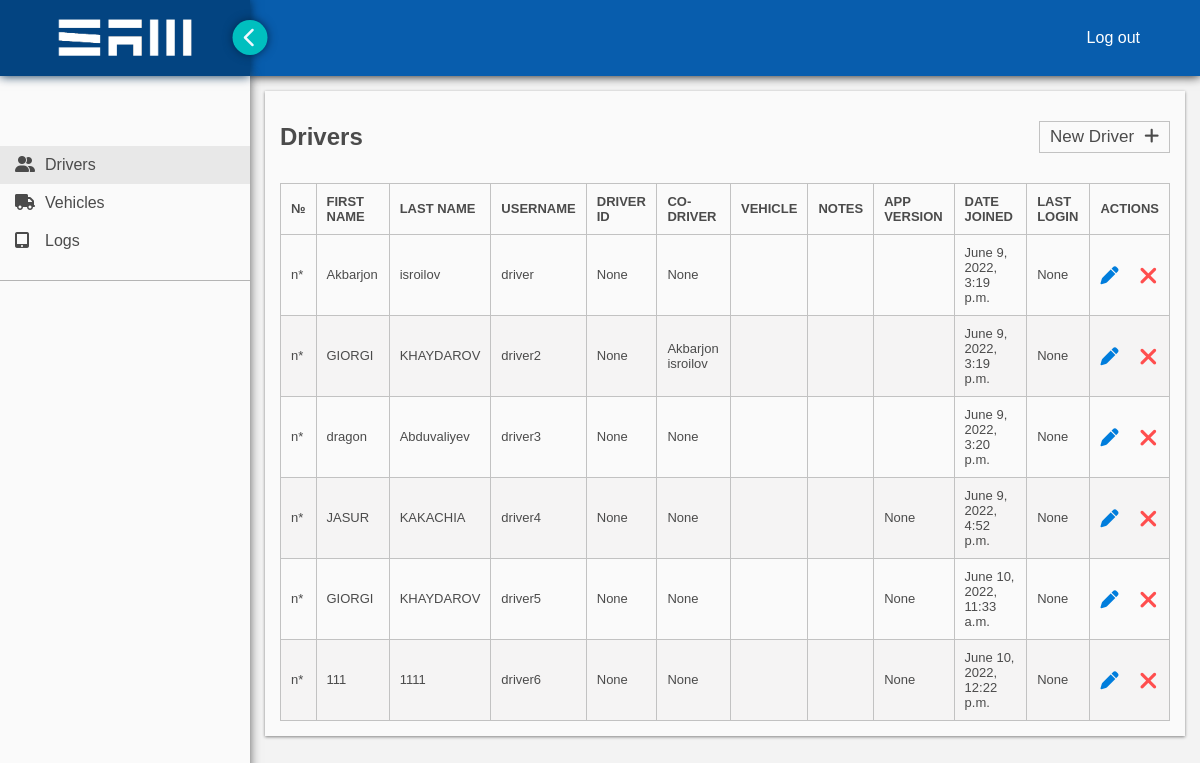
The page /drivers/ on the database as committed earlier.
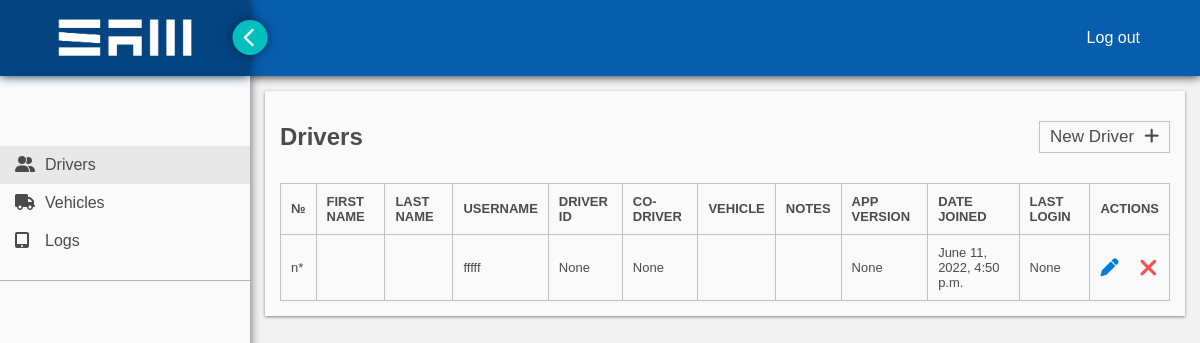
The same page on the database as committed later.
### sameld/models.py (models this page shows)
class Driver(models.Model):
    user = models.OneToOneField(User, null=True, on_delete=models.CASCADE)
    cdl_number = models.CharField(max_length=20, unique=True)
    cdl_state = models.CharField(max_length=2, choices=STATES, default='NY')
    vehicle = models.OneToOneField(Vehicle, blank=True, null=True, on_delete=models.SET_NULL)
    co_driver = models.OneToOneField('self', blank=True, null=True, on_delete=models.SET_NULL)
    company_user_id = models.CharField(max_length=15, blank=True, null=True)
    phone = models.CharField(max_length = 10, blank=True, null=True)
    app_version = models.CharField(max_length=5, blank=True, null=True)
    notes = models.CharField(max_length=255, blank=True)
    is_active = models.BooleanField(default=1)
    def __str__(self):
        return self.user.first_name + ' ' + self.user.last_name

### sameld/views.py (the view)
# urls.py: path('drivers/', views.drivers, name = 'drivers'),
def drivers(request):
    query = Driver.objects.all()
    context = {
        'drivers': query,
        'category': 'drivers',
    }
    return render(request, 'drivers.html', context)

### sameld/templates/drivers.html
{% extends 'main.html' %}{% load static %} {% block content %}
<link rel="stylesheet" href="{% static 'styles/drivers.css' %}" />
<div class="container">
  <div class="row">
    <h2>Drivers</h2>
    <a href="{% url 'new-driver'%}">New Driver<i class="fa-solid fa-plus"></i></a>
  </div>
  <table>
    <thead>
      <tr>
        <td>№</td>
        <td>first name</td>
        <td>last name</td>
        <td>username</td>
        <td>driver id</td>
        <td>co-driver</td>
        <td>vehicle</td>
        <td>notes</td>
        <td>app version</td>
        <td>date joined</td>
        <td>last login</td>
        <td>actions</td>
      </tr>
    </thead>
    <tbody>
      {% if drivers %} {% for driver in drivers %}
      <tr>
        <td>n*</td>
        <td>{{driver.user.first_name}}</td>
        <td>{{driver.user.last_name}}</td>
        <td>{{driver.user.username}}</td>
        <td>{{driver.company_user_id}}</td>
        <td>{{driver.co_driver}}</td>
        <td>{{driver.vehicle.unit_number}}</td>
        <td>{{driver.notes}}</td>
        <td>{{driver.app_version}}</td>
        <td>{{driver.user.date_joined}}</td>
        <td>{{driver.user.last_login}}</td>
        <td>
          <a href="{% url 'edit-driver' driver.user.id %}">
            <abbr title="Edit">
              <i class="fa-solid fa-pen"></i>
            </abbr>
          </a>
          <a href="">
            <abbr title="Deactivate">
              <i class="fa-solid fa-xmark"></i>
            </abbr>
          </a>
        </td>
      </tr>
      {% endfor %} {% else %}
      <tr>
        <td colspan="12">no records found</td>
      </tr>
      {% endif %}
    </tbody>
  </table>
</div>
{% endblock %}

### sameld/templates/main.html (shortened to what this page needs)
{% load static %}
<!DOCTYPE html>
<html lang="en">
  <head>
    <link rel="stylesheet" href="{% static 'styles/main.css' %}" />
    <link
      rel="stylesheet"
      href="https://cdnjs.cloudflare.com/ajax/libs/font-awesome/6.0.0-beta3/css/all.min.css"
    />
  </head>
  <body>
    <div class="page-container">
      <nav>
        <div class="logo-container">
          <img src="{% static 'images/logo.png' %}" width="150" alt="logo" />
          <div id="side-change">
            <i class="fa-solid fa-chevron-right"></i>
          </div>
        </div>
        <div class="log-out">
          <a href="#">Log out</a>
        </div>
      </nav>
      <div id="side-bar">
        <ul>
          <li>
            <a href="{% url 'drivers' %}" {% if category == 'drivers' %}class="active"{% endif %}><i class="fas fa-user-friends"></i>Drivers</a>
          </li>
          <li>
            <a href="{% url 'vehicles' %}" {% if category == 'vehicles' %}class="active"{% endif %}><i class="fas fa-truck"></i>Vehicles</a>
          </li>
          <li>
            <a href="{% url 'logs' %}" {% if category == 'logs' %}class="active"{% endif %}><i class="fas fa-tablet-alt"></i>Logs</a>
          </li>
        </ul>
      </div>
      <div id="main">{% block content %} {% endblock %}</div>
    </div>
  </body>
</html>

### static/styles/main.css (style rules this page uses)
* { font-family: sans-serif; margin: 0; padding: 0; box-sizing: border-box; }
:root { --theme-color: #f3f3f3; }
body { background-color: var(--theme-color); color: #4b4b4b; }
a, ul li { transition: 0.3s ease; }
nav { background-color: #085dad; box-shadow: 0px 0px 10px #0a0a0a; display: flex; align-items: center; justify-content: space-between; z-index: 2; }
nav .logo-container { padding: 10px; width: 250px; background-color: #034481; box-shadow: 0px 0px 10px #02294d; display: flex; justify-content: center; align-items: center; position: relative; z-index: 3; }
nav .logo-container #side-change { display: flex; justify-content: center; align-items: center; position: absolute; left: 100%; background-color: rgb(0, 191, 191); box-shadow: 0px 0px 10px #02294d; width: 35px; height: 35px; border-radius: 50%; transform: translateX(-50%) rotate(180deg); font-size: 20px; color: aliceblue; transition: 0.8s ease; }
nav .log-out { padding: 10px; margin-right: 50px; }
nav .log-out a { color: white; text-decoration: none; }
#side-bar { background-color: rgb(250, 250, 250); box-shadow: 0px 0px 10px #5c5c5c; width: 250px; height: 100vh; position: fixed; left: 0; transition: 0.8s ease; }
#side-bar ul { margin-top: 50px; padding: 20px 0 20px 0; border-bottom: 1px solid rgb(180, 180, 180); }
#side-bar ul li { list-style-type: none; }
#side-bar ul li a.active { background-color: #e8e8e8; }
#side-bar ul li a { display: block; padding: 10px 15px 10px 15px; text-decoration: none; color: #4b4b4b; }
#side-bar ul li a i { width: 20px; margin-right: 10px; }
#main { margin-left: 250px; overflow: auto; overflow-x: hidden; height: calc(100vh - 100px); transition: 0.8s ease; z-index: 1; }
.container { width: calc(100% - 30px); margin: auto; margin-top: 15px; margin-bottom: 50px; background-color: rgb(250, 250, 250); box-shadow: 0px 1px 3px #838383; padding: 15px; }
.row { display: flex; align-items: center; justify-content: space-between; padding: 15px 0px 30px 0px; }

### static/styles/drivers.css (style rules this page uses)
.row a { font-size: 17px; text-decoration: none; color: #4b4b4b; border: 1px solid rgb(194, 194, 194); padding: 5px 10px; }
.row a i { margin-left: 10px; }
table { font-size: small; width: 100%; border-collapse: collapse; }
table tr { transition: 0.3s ease; }
table td { border: 1px solid rgb(194, 194, 194); padding: 10px; }
table thead td { text-transform: uppercase; font-weight: 600; }
tbody tr td:last-child { position: relative; }
tbody tr td:last-child a:first-child { margin-right: 40px; }
tbody tr td:last-child a i { position: absolute; top: 50%; transform: translateY(-50%); }
tbody tr td:last-child i.fa-pen { font-size: 18px; color: rgb(0, 125, 220); }
tbody tr td:last-child i.fa-xmark { font-size: 25px; color: rgb(255, 78, 78); }

Rows that differ between the two databases and show on the page:
removed Driver: user.first_name "GIORGI", user.last_name "KHAYDAROV", user.username "driver2", company_user_id "None", co_driver "Akbarjon isroilov", user.date_joined "June 9, 2022, 3:19 p.m.", user.last_login "None"
removed Driver: user.first_name "dragon", user.last_name "Abduvaliyev", user.username "driver3", company_user_id "None", co_driver "None", user.date_joined "June 9, 2022, 3:20 p.m.", user.last_login "None"
removed Driver: user.first_name "JASUR", user.last_name "KAKACHIA", user.username "driver4", company_user_id "None", co_driver "None", app_version "None", user.date_joined "June 9, 2022, 4:52 p.m.", user.last_login "None"
removed Driver: user.first_name "GIORGI", user.last_name "KHAYDAROV", user.username "driver5", company_user_id "None", co_driver "None", app_version "None", user.date_joined "June 10, 2022, 11:33 a.m.", user.last_login "None"
removed Driver: user.first_name "111", user.last_name "1111", user.username "driver6", company_user_id "None", co_driver "None", app_version "None", user.date_joined "June 10, 2022, 12:22 p.m.", user.last_login "None"
changed Driver "None": user.username "driver" → "fffff"; app_version (not shown) → "None"; user.date_joined "June 9, 2022, 3:19 p.m." → "June 11, 2022, 4:50 p.m."; user.first_name "Akbarjon" → (not shown); user.last_name "isroilov" → (not shown)
